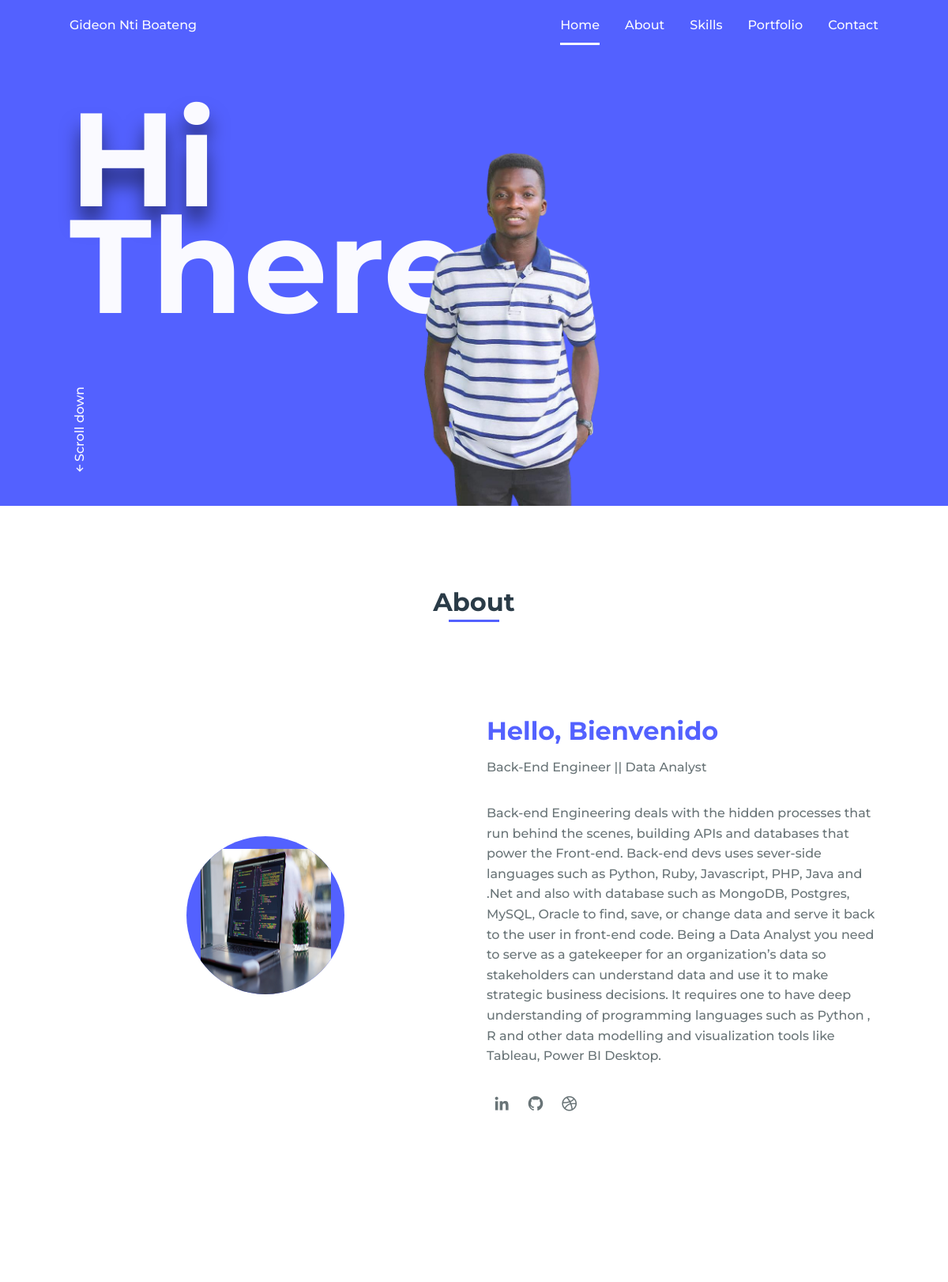
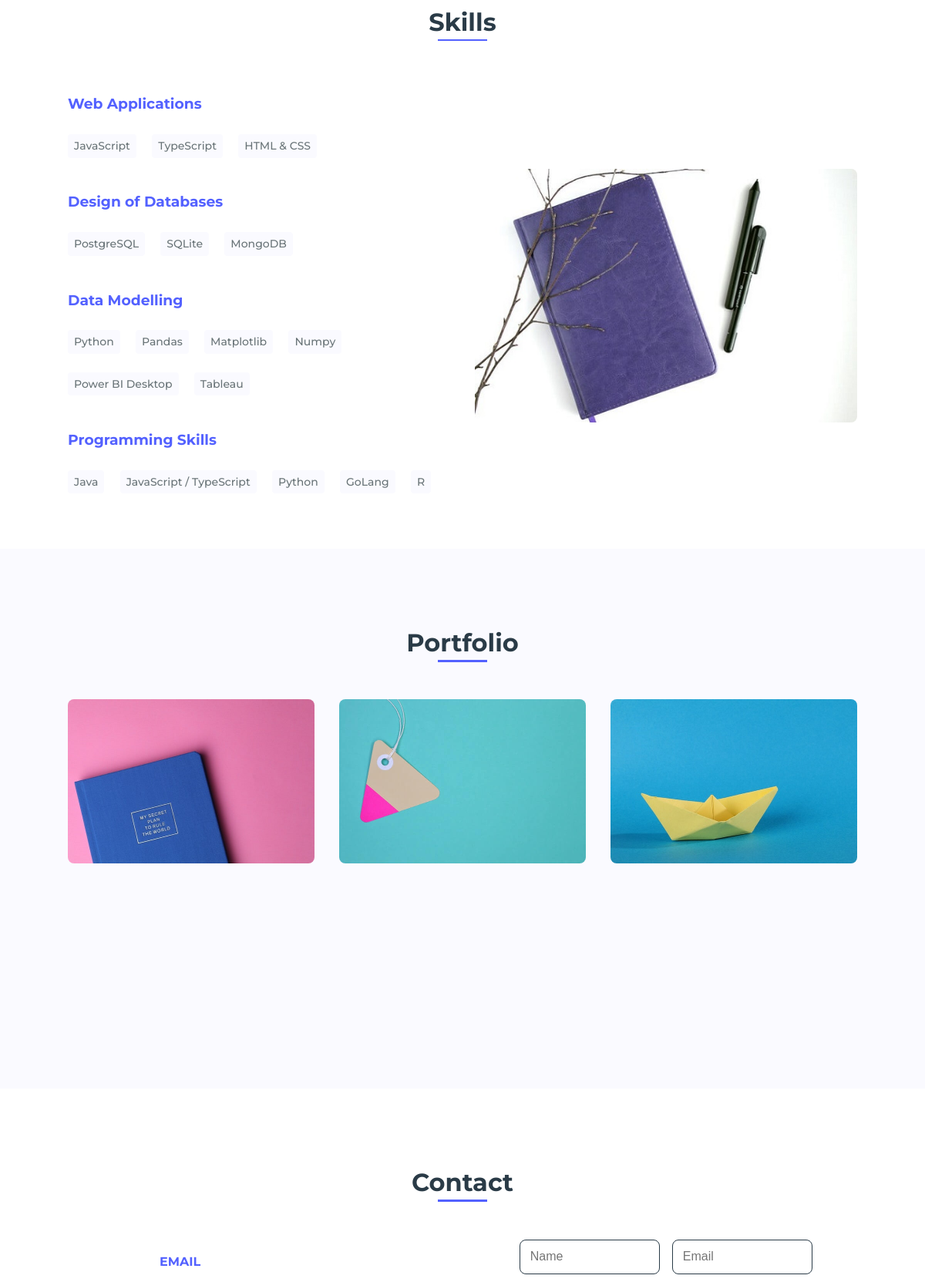
The page / (upper part) on the database its author committed (2 pictures, top to bottom).
### jobs/models.py (models this page shows, shortened)
class Home(models.Model):
    name = models.CharField(max_length=30)
    greetings_1=models.CharField(max_length=15)
    greetings_2=models.CharField(max_length=15)
    picture = models.ImageField(upload_to="picture/")
    updateed = models.DateTimeField(auto_now=True)

class About(models.Model):
    heading = models.CharField(max_length=50)
    career = models.CharField(max_length=60)
    description = models.TextField(blank=False)
    profile_img = models.ImageField(upload_to="profile/")
    updated = models.DateTimeField(auto_now=True)

class Category(models.Model):
    name=models.CharField(max_length=20)
    updated = models.DateTimeField(auto_now=True)
    class Meta:
        verbose_name = "Skill"
        verbose_name_plural="Skills"

class Skills(models.Model):
    category = models.ForeignKey(Category,on_delete=models.CASCADE)
    skill_name = models.CharField(max_length=30)

class Portfolio(models.Model):
    image = models.ImageField(upload_to="portfolio/")
    link = models.URLField(max_length=200)

### jobs/views.py (the view)
# urls.py: path("",views.index,name="index")
def index(request):
    home=Home.objects.latest("updateed")
    about = About.objects.latest("updated")
    profiles = Profile.objects.filter(about=about)
    categories = Category.objects.all()
    portfolios = Portfolio.objects.all()
    t = time.localtime()
    now = time.strftime("%H:%M:%S", t)
    context={
        "home":home,
        "about":about,
        "profiles":profiles,
        "categories":categories,
        "portfolios":portfolios,
        "now":now
    }
    return render(request,"jobs/index.html",context)

### jobs/templates/jobs/index.html (shortened to what this page needs)
{% load static %}
<!DOCTYPE html>
    <html lang="en">
    <head>
        <link rel="stylesheet" href="{% static 'assets/css/styles.css' %}">
        <link href='https://cdn.jsdelivr.net/npm/boxicons@2.0.5/css/boxicons.min.css' rel='stylesheet'>
    </head>
    <body>
        <header class="l-header">
            <nav class="nav bd-grid">
                <div>
                    <a href="#" class="nav__logo">{{home.name}}</a>
                </div>
                <div class="nav__menu" id="nav-menu">
                    <ul class="nav__list">
                        <li class="nav__item"><a href="#home" class="nav__link active">Home</a></li>
                        <li class="nav__item"><a href="#about" class="nav__link">About</a></li>
                        <li class="nav__item"><a href="#skills" class="nav__link">Skills</a></li>
                        <li class="nav__item"><a href="#portfolio" class="nav__link">Portfolio</a></li>
                        <li class="nav__item"><a href="#contact" class="nav__link">Contact</a></li>
                    </ul>
                </div>
            </nav>
        </header>
        <main class="l-main">
            <section class="home" id="home">
                <div class="home__container bd-grid">
                    <h1 class="home__title"><span>{{home.greetings_1}}</span><br>{{home.greetings_2}}.</h1>
                    <div class="home__scroll">
                        <a href="#about" class="home__scroll-link"><i class='bx bx-up-arrow-alt' ></i>Scroll down</a>
                    </div>
                    <img src="{{home.picture.url}}" alt="" class="home__img">
                </div>
            </section>
            <section class="about section" id="about">
                <h2 class="section-title">About</h2>
                <div class="about__container bd-grid">
                    <div class="about__img">
                        <img src="{{about.profile_img.url}}" alt="">
                    </div>
                    <div>
                        <h2 class="about__subtitle">{{about.heading}}</h2>
                        <span class="about__profession">{{about.career}}</span>
                        <p class="about__text">{{about.description}}</p>
                        <div class="about__social">
                            <a href="https://www.linkedin.com/in/gideon-nti-boateng-8825a4204" class="about__social-icon"><i class='bx bxl-linkedin' ></i></a>
                            <a href="http://www.github.com/ntiBoateng" class="about__social-icon"><i class='bx bxl-github' ></i></a>
                            <a href="#" class="about__social-icon"><i class='bx bxl-dribbble' ></i></a>
                        </div>
                    </div>
                </div>
            </section>
            <section class="skills section" id="skills">
                <h2 class="section-title">Skills</h2>
                <div class="skills__container bd-grid">
                    <div class="skills__box">
                    <div class="skills__box">
                        {% for category in categories %}
                        <h3 class="skills__subtitle">{{category.name}}</h3>
                        {% for skills in category.skills_set.all %}
                        <span class="skills__name">{{skills.skill_name}}</span>
                        {% endfor %}
                        {% endfor %}
                    </div>
                    </div>
                    <div class="skills__img">
                        <img src="{% static 'assets/img/skill.jpg' %}" alt="">
                    </div>
                </div>
            </section>
            <section class="portfolio section" id="portfolio">
                <h2 class="section-title">Portfolio</h2>
                <div class="portfolio__container bd-grid">
                    {% for portfolio in portfolios %}
                    <div class="portfolio__img">
                        <img src="{{ portfolio.image.url }}" alt="">
                    </div>
                    {% endfor %}
                    </div>
            </section>
            <section class="contact section" id="contact">
                <h2 class="section-title">Contact</h2>
                <div class="contact__container bd-grid">
                    <div class="contact__info">
                        <h3 class="contact__subtitle">EMAIL</h3>
                        <span class="contact__text">gideon.boateng@amalitech.org</span><br>
                    </div>
                    <form action="https://formsubmit.co/gidiboateng200@gmail.com" class="contact__form" method="POST">
                        <div class="contact__inputs">
                            <input type="text" placeholder="Name"  name="name" class="contact__input">
                            <input type="mail" placeholder="Email" name="email" class="contact__input">
                        </div>
                    </form>
                </div>
            </section>
        </main>
    </body>
</html>

### rows shown on the page
Home: name "Gideon Nti Boateng", greetings_1 "Hi", greetings_2 "There", picture (picture)
About: profile_img (picture), heading "Hello, Bienvenido", career "Back-End Engineer || Data Analyst", description "Back-end Engineering deals with the hidden processes that run behind the scenes, building APIs and databases that power the Front-end. Back-end devs uses sever-side languages such as Python, Ruby, Javascript, PHP, Java and .Net and also with database such as MongoDB, Postgres, MySQL, Oracle to find, save, or change data and serve it back to the user in front-end code. Being a Data Analyst you need to serve as a gatekeeper for an organization’s data so stakeholders can understand data and use it to make strategic business decisions. It requires one to have deep understanding of programming languages such as Python , R and other data modelling and visualization tools like Tableau, Power BI…"
Category: name "Web Applications"
Skills: skill_name "JavaScript"
Skills: skill_name "TypeScript"
Skills: skill_name "HTML & CSS"
Category: name "Design of Databases"
Skills: skill_name "PostgreSQL"
Skills: skill_name "SQLite"
Skills: skill_name "MongoDB"
Category: name "Data Modelling"
Skills: skill_name "Python"
Skills: skill_name "Pandas"
Skills: skill_name "Matplotlib"
Skills: skill_name "Numpy"
Skills: skill_name "Power BI Desktop"
Skills: skill_name "Tableau"
Category: name "Programming Skills"
Skills: skill_name "Java"
Skills: skill_name "JavaScript / TypeScript"
Skills: skill_name "Python"
Skills: skill_name "GoLang"
Skills: skill_name "R"
Portfolio: image (picture)
Portfolio: image (picture)
Portfolio: image (picture)
